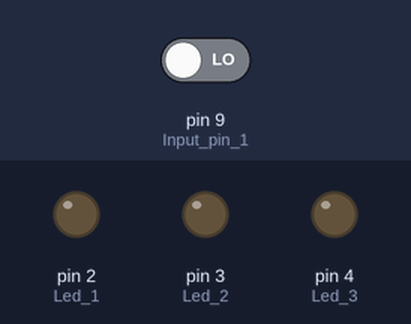
Simulated run of this sketch. Board: Arduino Uno, built with avr-gcc and run on an emulated ATmega328P. Parts: output pins drawn as LEDs (lit = HIGH). Inputs (shaded band) come from the test bench; at power-on: pin 9 (Input_pin_1) LOW.

Above: at 1.2 s.
1.3 s: pin 9 (Input_pin_1) driven HIGH
At 2.6 s:
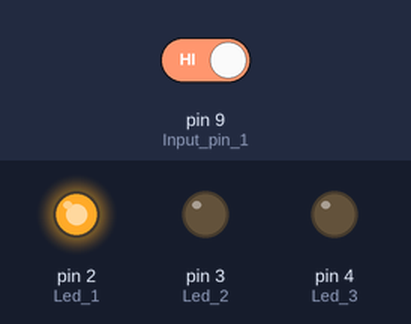
At 4.9 s:
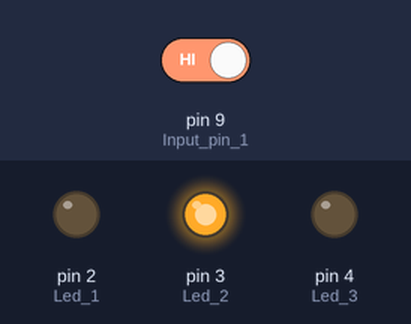
Timing chart, 0 to 14.8 s (numbered marks = the images above; inputs shaded):
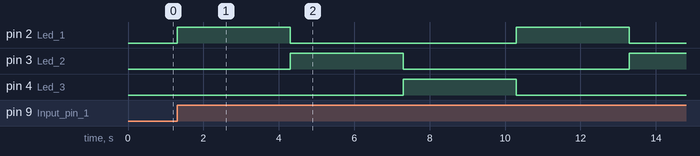

The sketch:

Traffic_example.ino
```cpp
#include <Arduino.h>
#define Led_1 2
#define Led_2 3
#define Led_3 4
#define Input_pin_1 9
#define Input_pin_2 8

void setup() {
  Serial.begin(9600);
  pinMode(Led_1, OUTPUT);
  pinMode(Led_2, OUTPUT);
  pinMode(Led_3, OUTPUT);
  pinMode(Input_pin_1, INPUT);
  pinMode(Input_pin_2, INPUT);
}

void loop() {

  if (digitalRead(Input_pin_1) == 1) {
    while (true) {

      digitalWrite(Led_1, 1);
      digitalWrite(Led_2, 0);
      digitalWrite(Led_3, 0);

      delay(3000);

      digitalWrite(Led_1, 0);
      digitalWrite(Led_2, 1);
      digitalWrite(Led_3, 0);

      delay(3000);

      digitalWrite(Led_1, 0);
      digitalWrite(Led_2, 0);
      digitalWrite(Led_3, 1);

      delay(3000);
    }
  }
}
```

Measured:
- after the input at 1.3 s, pin 2 (Led_1): alternates HIGH for 3.0 s and LOW for 6.0 s, starting at once; pin 3 (Led_2): LOW → HIGH after 3.0 s, → LOW 3.0 s later, → HIGH 6.0 s later; pin 4 (Led_3): LOW → HIGH after 6.0 s, → LOW 3.0 s later
